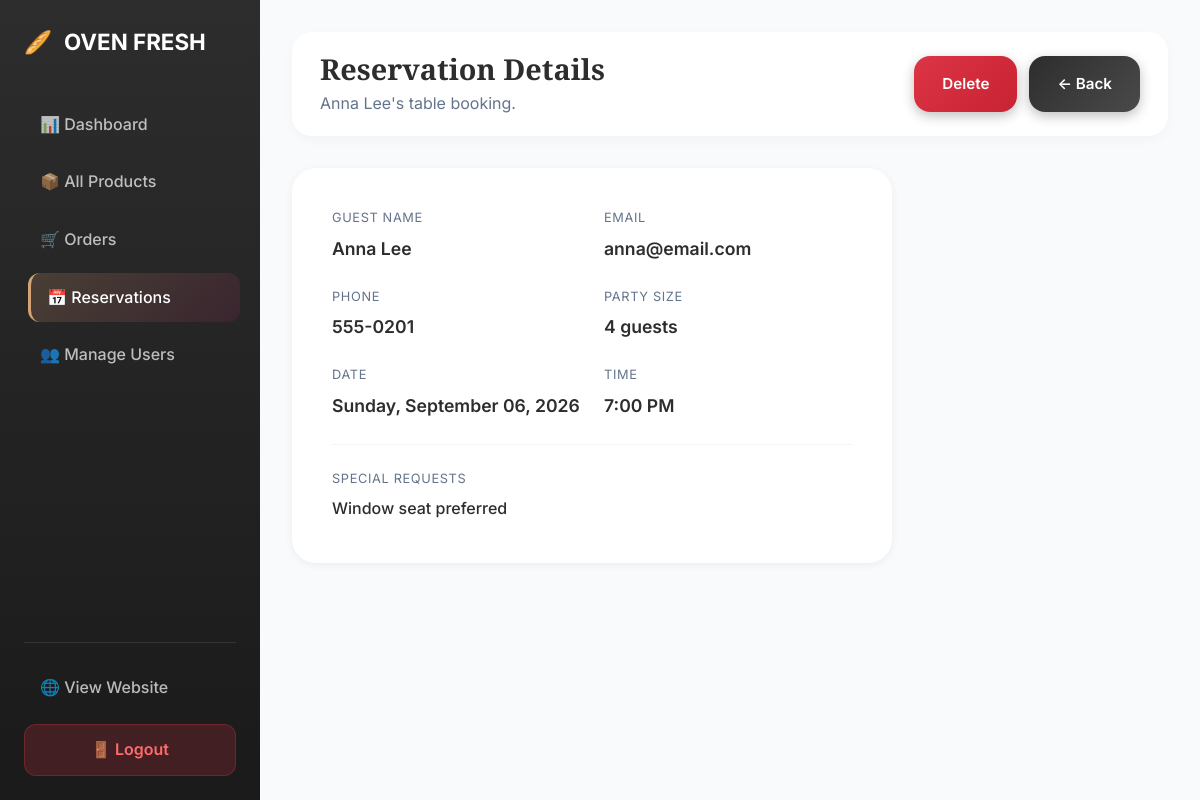
The app's page /panel/reservations/1/ (signed in) with its own data.
### shop/models.py (models this page shows, shortened)
class Reservation(models.Model):
    name = models.CharField(max_length=200)
    email = models.EmailField()
    phone = models.CharField(max_length=20)
    date = models.DateField()
    time = models.TimeField()
    guests = models.PositiveIntegerField(default=2)
    notes = models.TextField(blank=True)
    created_at = models.DateTimeField(auto_now_add=True)

### shop/views.py (the view)
    def wrapper(request, *args, **kwargs):
        if not request.user.is_authenticated:
            return redirect('login')
        is_main_admin = request.user.is_superuser or request.user.groups.filter(name='Main Admin').exists()
        is_manager = request.user.groups.filter(name='Manager').exists()
        if not (is_main_admin or is_manager):
            messages.error(request, "Access denied.")
            return redirect('home')
        return view_func(request, *args, **kwargs)

### shop/context_processors.py (called while the page is built)
def cart_context(request):
    cart = Cart(request)
    is_admin_user = False
    if request.user.is_authenticated:
        is_admin_user = request.user.is_superuser or request.user.groups.filter(name__in=['Main Admin', 'Manager']).exists()
    return {
        'cart': cart,
        'cart_count': len(cart),
        'cart_total': cart.get_total_price(),
        'is_admin_user': is_admin_user,
    }

    def __len__(self):
        return sum(item['quantity'] for item in self.cart.values())

    def get_total_price(self):
        return sum(Decimal(item['price']) * item['quantity'] for item in self.cart.values())

### shop/views.py (called while the page is built)
def admin_required(view_func):
    def wrapper(request, *args, **kwargs):
        if not request.user.is_authenticated:
            return redirect('login')
        is_main_admin = request.user.is_superuser or request.user.groups.filter(name='Main Admin').exists()
        is_manager = request.user.groups.filter(name='Manager').exists()
        if not (is_main_admin or is_manager):
            messages.error(request, "Access denied.")
            return redirect('home')
        return view_func(request, *args, **kwargs)
    return wrapper

@admin_required
def admin_reservation_detail(request, pk):
    reservation = get_object_or_404(Reservation, pk=pk)
    context = {
        'reservation': reservation,
        'is_main_admin': request.user.is_superuser or request.user.groups.filter(name='Main Admin').exists(),
        'is_manager': request.user.groups.filter(name='Manager').exists(),
    }
    return render(request, 'admin_reservation_detail.html', context)

### shop/templates/admin_reservation_detail.html (shortened to what this page needs)
{% load static %}
<!DOCTYPE html>
<html lang="en">
<head>
    <link rel="stylesheet" href="{% static 'css/style.css' %}">
</head>
<body class="dashboard-body">
    <div class="dashboard-layout">
        <aside class="sidebar">
            <div class="sidebar-logo"><span>🥖</span> OVEN FRESH</div>
            <ul class="sidebar-menu">
                <li><a href="{% url 'dashboard' %}">📊 Dashboard</a></li>
                <li><a href="{% url 'admin_products' %}">📦 All Products</a></li>
                <li><a href="{% url 'admin_orders' %}">🛒 Orders</a></li>
                <li><a href="{% url 'admin_reservations' %}" class="active">📅 Reservations</a></li>
                {% if is_main_admin %}
                <li><a href="{% url 'admin_users' %}">👥 Manage Users</a></li>
                {% endif %}
            </ul>
            <div class="sidebar-footer">
                <a href="{% url 'home' %}" class="sidebar-link" target="_blank">🌐 View Website</a>
                <a href="{% url 'logout' %}" class="logout-btn" style="text-decoration:none;display:block;text-align:center;margin-top:12px;">🚪 Logout</a>
            </div>
        </aside>
        <main class="main-content">
            <div class="top-bar">
                <div>
                    <h1>Reservation Details</h1>
                    <p style="color:#64748b;margin-top:4px;">{{ reservation.name }}'s table booking.</p>
                </div>
                <div style="display:flex;gap:12px;">
                    <a href="{% url 'admin_reservation_delete' reservation.pk %}" class="action-btn admin-only" style="text-decoration:none;background:linear-gradient(135deg,#dc3545,#c82333);">Delete</a>
                    <a href="{% url 'admin_reservations' %}" class="action-btn admin-only" style="text-decoration:none;">← Back</a>
                </div>
            </div>
            <div class="checkout-form-section" style="max-width:600px;">
                <div style="display:grid;grid-template-columns:1fr 1fr;gap:24px;">
                    <div>
                        <div style="font-size:0.8rem;color:#64748b;text-transform:uppercase;letter-spacing:0.05em;margin-bottom:6px;">Guest Name</div>
                        <div style="font-size:1.1rem;font-weight:600;">{{ reservation.name }}</div>
                    </div>
                    <div>
                        <div style="font-size:0.8rem;color:#64748b;text-transform:uppercase;letter-spacing:0.05em;margin-bottom:6px;">Email</div>
                        <div style="font-size:1.1rem;font-weight:600;">{{ reservation.email }}</div>
                    </div>
                    <div>
                        <div style="font-size:0.8rem;color:#64748b;text-transform:uppercase;letter-spacing:0.05em;margin-bottom:6px;">Phone</div>
                        <div style="font-size:1.1rem;font-weight:600;">{{ reservation.phone }}</div>
                    </div>
                    <div>
                        <div style="font-size:0.8rem;color:#64748b;text-transform:uppercase;letter-spacing:0.05em;margin-bottom:6px;">Party Size</div>
                        <div style="font-size:1.1rem;font-weight:600;">{{ reservation.guests }} guests</div>
                    </div>
                    <div>
                        <div style="font-size:0.8rem;color:#64748b;text-transform:uppercase;letter-spacing:0.05em;margin-bottom:6px;">Date</div>
                        <div style="font-size:1.1rem;font-weight:600;">{{ reservation.date|date:"l, F d, Y" }}</div>
                    </div>
                    <div>
                        <div style="font-size:0.8rem;color:#64748b;text-transform:uppercase;letter-spacing:0.05em;margin-bottom:6px;">Time</div>
                        <div style="font-size:1.1rem;font-weight:600;">{{ reservation.time|time:"g:i A" }}</div>
                    </div>
                </div>
                {% if reservation.notes %}
                <div style="margin-top:24px;padding-top:24px;border-top:1px solid #f1f5f9;">
                    <div style="font-size:0.8rem;color:#64748b;text-transform:uppercase;letter-spacing:0.05em;margin-bottom:6px;">Special Requests</div>
                    <div style="font-weight:500;line-height:1.7;">{{ reservation.notes }}</div>
                </div>
                {% endif %}
            </div>
        </main>
    </div>
</body>
</html>

### shop/static/css/style.css (style rules this page uses)
* { margin: 0; padding: 0; box-sizing: border-box; }
:root { --cream: #FFF8F0; --cream-dark: #F5E6D3; --dark: #2D2D2D; --dark-soft: #4A4A4A; --bakery-gold: #D4A574; --bakery-gold-dark: #B8864F; --bakery-light: #F5E6D3; --restaurant-burgundy: #8B2252; --restaurant-burgundy-dark: #6B1A3F; --restaurant-rose: #E8A5A5; --restaurant-light: #F5E0E0; --success: #4CAF50; --shadow-sm: 0 2px 8px rgba(0,0,0,0.06); --shadow-md: 0 8px 24px rgba(0,0,0,0.1); --shadow-lg: 0 20px 60px rgba(0,0,0,0.15); --radius-sm: 8px; --radius-md: 16px; --radius-lg: 24px; --radius-xl: 32px; }
body { font-family: 'Inter', -apple-system, BlinkMacSystemFont, sans-serif; background: var(--cream); color: var(--dark); line-height: 1.6; overflow-x: hidden; }
h1, h2, h3, h4 { font-family: 'Playfair Display', serif; font-weight: 700; line-height: 1.2; }
a { text-decoration: none; color: inherit; }
.checkout-form-section { background: white; padding: 40px; border-radius: var(--radius-lg); box-shadow: var(--shadow-sm); }
.dashboard-body { background: #f8fafc; margin: 0; }
.dashboard-layout { display: flex; min-height: 100vh; }
.sidebar { width: 260px; background: linear-gradient(180deg, #2D2D2D 0%, #1a1a1a 100%); color: white; padding: 24px; display: flex; flex-direction: column; position: fixed; height: 100vh; z-index: 50; }
.sidebar-logo { font-size: 1.4rem; font-weight: 700; margin-bottom: 40px; display: flex; align-items: center; gap: 12px; }
.sidebar-menu { list-style: none; flex: 1; padding: 0; }
.sidebar-menu li { margin-bottom: 8px; }
.sidebar-menu a, .sidebar-link { display: flex; align-items: center; gap: 12px; padding: 12px 16px; color: rgba(255,255,255,0.7); text-decoration: none; border-radius: 12px; transition: all 0.3s ease; font-weight: 500; }
.sidebar-menu a:hover, .sidebar-menu a.active { background: rgba(255,255,255,0.1); color: white; transform: translateX(4px); }
.sidebar-menu a.active { background: linear-gradient(135deg, rgba(212, 165, 116, 0.2), rgba(139, 34, 82, 0.2)); border-left: 3px solid #D4A574; }
.sidebar-footer { margin-top: auto; padding-top: 20px; border-top: 1px solid rgba(255,255,255,0.1); }
.logout-btn { width: 100%; padding: 12px; background: rgba(220, 53, 69, 0.2); color: #ff6b6b; border: 1px solid rgba(220, 53, 69, 0.3); border-radius: 12px; cursor: pointer; font-weight: 600; transition: all 0.3s; margin-top: 12px; }
.main-content { flex: 1; margin-left: 260px; padding: 32px; }
.top-bar { display: flex; justify-content: space-between; align-items: center; background: white; padding: 20px 28px; border-radius: 20px; box-shadow: 0 4px 12px rgba(0,0,0,0.03); margin-bottom: 32px; }
.top-bar h1 { margin: 0; font-family: 'Playfair Display', serif; font-size: 1.8rem; }
.action-btn { display: flex; align-items: center; gap: 10px; padding: 16px 28px; border-radius: 16px; font-weight: 600; text-decoration: none; transition: all 0.3s ease; color: white; font-size: 0.95rem; }
.action-btn.admin-only { background: linear-gradient(135deg, #2D2D2D, #4A4A4A); box-shadow: 0 4px 12px rgba(45, 45, 45, 0.3); }

### records on screen
Reservation: name "Anna Lee", email "anna@email.com", phone "555-0201", guests "4", date "Sunday, September 06, 2026", time "7:00 PM", notes "Window seat preferred"
